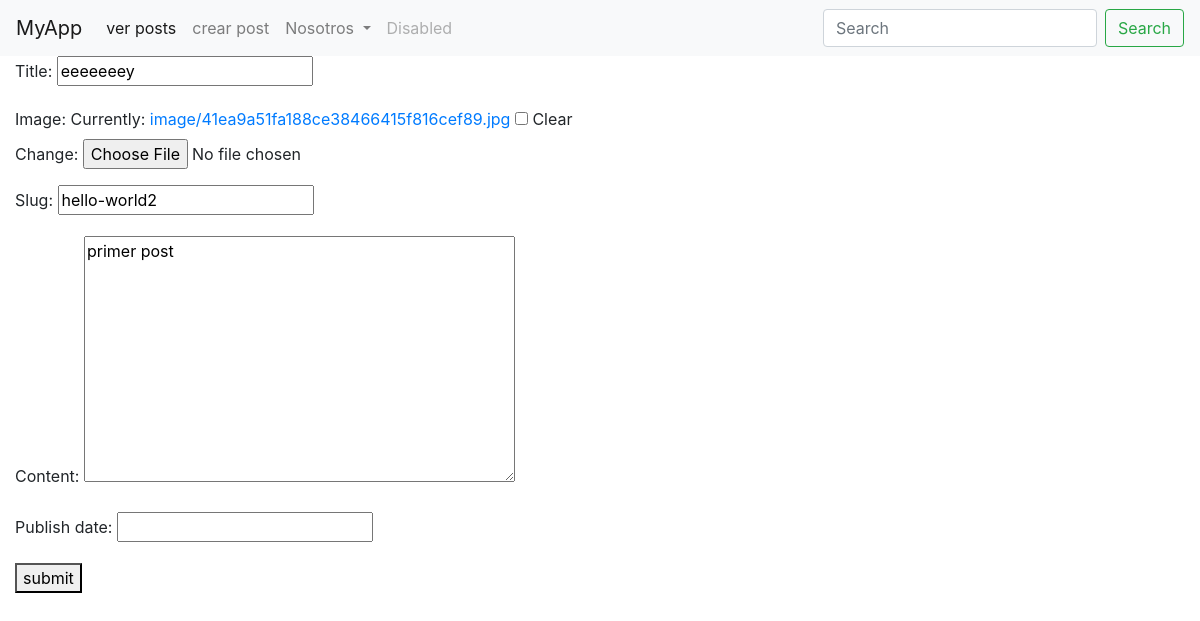
The page /blog/hello-world2/update/ (signed in) on the database its author committed.
### blog/models.py (models this page shows, shortened)
class BlogPost(models.Model):
    user = models.ForeignKey(User, default=1, null=True, on_delete=models.CASCADE)
    image = models.ImageField(upload_to='image/', blank=True, null=True)
    title = models.CharField(max_length=120)
    slug = models.SlugField(unique=True)
    content = models.TextField(null= True, blank=True)
    publish_date = models.DateTimeField(auto_now=False, auto_now_add=False, null=True, blank=True)
    timestamp = models.DateTimeField(auto_now_add=True)
    updated = models.DateTimeField(auto_now=True)
    objects = BlogPostManager()
    class Meta:
        ordering = ['-publish_date', '-updated', '-timestamp']

### blog/views.py (the view)
# urls.py: path('<str:slug>/update/', blog_post_update_view),
@staff_member_required
def blog_post_update_view(request, slug):
    obj = get_object_or_404(BlogPost, slug=slug)
    form = BlogPostModelForm(request.POST or None, instance=obj)
    if form.is_valid():
        form.save()
    template_name = 'form.html'
    context = {"form": form, "title": f"Update {obj.title}"}
    return render(request, template_name, context)

### blog/forms.py (shortened to what this page needs)
class BlogPostModelForm(forms.ModelForm):
    class Meta:
        model = BlogPost
        fields = ['title', 'image', 'slug', 'content', 'publish_date']

### blog/models.py (called while the page is built)
    def get_queryset(self):
        return BlogPostQuerySet(self.model, using=self.db)

### templates/form.html (shortened to what this page needs)
{% extends 'base.html' %}
{% block content %}
<form method='POST' action='.' enctype='multipart/form-data'> {% csrf_token %}
    {{form.as_p}}
    <button type="submit">submit</button>
</form>
{% endblock content %}

### rows shown on the page
BlogPost: title "eeeeeeey", slug "hello-world2", content "primer post"
